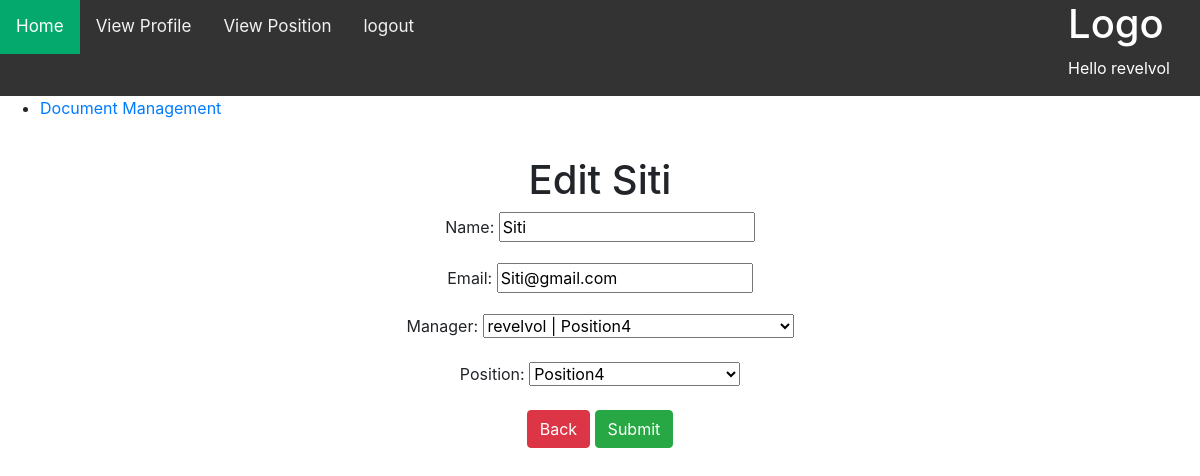
The page /editUser/7 (signed in) on the database its author committed.
### base/models.py (models this page shows)
class User(AbstractUser): #jangan lupa abstract user udh ada password as a value
    name = models.CharField (unique= True,max_length=200, null = True )
    email = models.EmailField(unique=True , null = True , blank=False)
    position = models.ForeignKey(Position, on_delete=models.SET_NULL,null=True, blank= True )
    manager = models.ForeignKey('self', on_delete=models.SET_NULL,null=True, blank=True)
    USERNAME_FIELD = 'name'
    REQUIRED_FIELDS = ['email', 'username' ] #disini bmungkin ada problem dimana username mesti unique
    class Meta:
        ordering = [
            "-name",
        ]
    def __str__(self):
        return f"{str(self.name)} |  {str(self.position)} "

class Position(models.Model):
    name = models.CharField(max_length=200, null=True)
    description = models.TextField(max_length=10000, null =True, blank= True)
    departement = models.ForeignKey(Departement, on_delete= models.CASCADE , null = True)
    class Meta:
        ordering = [
            "name",
        ]
    def __str__(self):
        return self.name

### base/decorators.py (the view)
        def wrapper_func(request, *args, **kwargs):
            if request.user.groups.filter(name__in=allowed_roles).exists():
                return view_func(request, *args, **kwargs)
            return HttpResponse("you are not admins ")  # nanti ini diganti aja

### base/forms.py
class CustomUserForm(ModelForm):
    class Meta:
        model = User
        fields = ['name', 'email', 'manager', 'position']

### base/views.py (called while the page is built)
@login_required(login_url= 'userLogin')
@allowedUsers('admins')
def editUser(request, pk ): #perlu decorator lagi buat pastiin dia admin doang
    user = User.objects.get( id = pk)
    form = CustomUserForm(instance=user)
    if request.method == "POST":
        form = CustomUserForm(request.POST, instance = user)
        if form.is_valid():
            form.save()
            return redirect('editUserMenu')
    context = {'user': user, 'form': form}
    return render(request, 'base/editProfile.html', context)

### base/templates/base/editProfile.html (shortened to what this page needs)
{% extends 'main.html' %}
{% load static %}
{% block content %}
<div class="profile-form">
    <h1 style="text-align: center;" > Edit {{ user.name }}  </h1>
    <form action=" " method="POST">
        <ul>
        {{ form.as_p }}
        </ul>
        <button type="button" onclick="window.history.back()" class="btn btn-danger" >Back</button>
        <button type="submit" value="Save" class="btn btn-success">Submit</button>
    </form>
</div>
{% endblock content %}

### templates/navbar.html
  <div class="topnav">
    <div class="logo" >
      <h1> Logo </h1>
      {% if request.user.is_authenticated %}
      <p>  Hello {{request.user.name}}  </p>
      {% endif %}
    </div>
    <div class="navigation">
      <a class="active" href="{%url 'home'%}">Home</a>
      {% if request.user.is_authenticated %}
      <a href="{% url 'editUserMenu' %}"> View Profile </a>
      <a href="{% url 'editPosition' %}"> View Position </a>
      <a href="{% url 'userLogout' %}"> logout </a>
      {% else %}
      <a href="{% url 'userLogin' %}">login </a>
      {% endif %}
    </div>
  </div>

### static/styles/style.css (style rules this page uses)
.topnav { background-color: #333; overflow: hidden; }
.topnav a { float: left; color: #f2f2f2; text-align: center; padding: 14px 16px; text-decoration: none; font-size: 17px; }
.topnav .logo { margin-left: 10px; margin-right: 20px; padding-left: 10px; padding-right: 10px; float: right; color: white; }
.topnav .navigation { float: left; }
.topnav a.active { background-color: #04AA6D; color: white; }
.profile-form { width: 50%; margin: 0 auto; }
.profile-form form { text-align: center; }
.profile-form ul { list-style: none; padding: 0; }

### rows shown on the page
User: user.name "revelvol"
User: name "Siti", email "Siti@gmail.com", manager "revelvol | Position4"
User: position "Position4"
